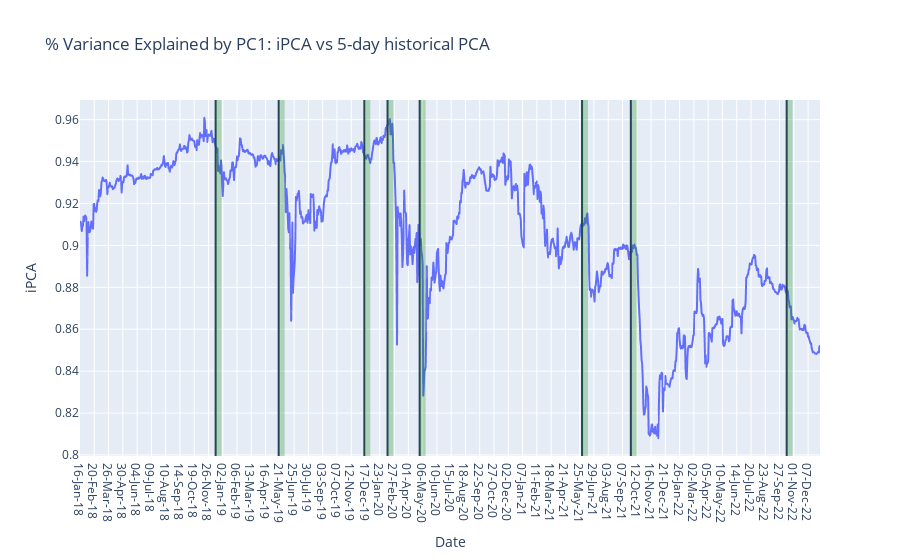

Source (notebook cell):
### Code cell
# Graphing Lines

# Strict Parameter Set

fig = px.line(df, x='Date', y= 'iPCA', title=f"% Variance Explained by PC1: iPCA vs {window}-day historical PCA")
iarr = find_regime_shifts(var, dates, 10, 20, 9)
for i in iarr:
    fig.add_vline(x=(i), line_width=2)
    fig.add_vrect(x0 = (i), x1 = (i+10), fillcolor="green", opacity=0.25, line_width=0)
# fig.add_vline(x=345)
fig.show()

# Loose Parameter Set

### Figure 1 — Plotly figure (JSON) as saved in the notebook; plotly's stock layout.template omitted (floating-point values rounded to 4 significant figures; data arrays with more than 128 entries replaced by an {"elided": "..."} marker saying what was removed)
{"data": [{"hovertemplate": "Date=%{x}<br>iPCA=%{y}<extra></extra>", "legendgroup": "", "line": {"color": "#636efa", "dash": "solid"}, "marker": {"symbol": "circle"}, "mode": "lines", "name": "", "showlegend": false, "type": "scattergl", "x": {"elided": "1245 str values"}, "xaxis": "x", "y": {"elided": "1245 float values"}, "yaxis": "y"}], "layout": {"legend": {"tracegroupgap": 0}, "shapes": [{"line": {"width": 2}, "type": "line", "x0": 228, "x1": 228, "xref": "x", "y0": 0, "y1": 1, "yref": "y domain"}, {"fillcolor": "green", "line": {"width": 0}, "opacity": 0.25, "type": "rect", "x0": 228, "x1": 238, "xref": "x", "y0": 0, "y1": 1, "yref": "y domain"}, {"line": {"width": 2}, "type": "line", "x0": 334, "x1": 334, "xref": "x", "y0": 0, "y1": 1, "yref": "y domain"}, {"fillcolor": "green", "line": {"width": 0}, "opacity": 0.25, "type": "rect", "x0": 334, "x1": 344, "xref": "x", "y0": 0, "y1": 1, "yref": "y domain"}, {"line": {"width": 2}, "type": "line", "x0": 478, "x1": 478, "xref": "x", "y0": 0, "y1": 1, "yref": "y domain"}, {"fillcolor": "green", "line": {"width": 0}, "opacity": 0.25, "type": "rect", "x0": 478, "x1": 488, "xref": "x", "y0": 0, "y1": 1, "yref": "y domain"}, {"line": {"width": 2}, "type": "line", "x0": 517, "x1": 517, "xref": "x", "y0": 0, "y1": 1, "yref": "y domain"}, {"fillcolor": "green", "line": {"width": 0}, "opacity": 0.25, "type": "rect", "x0": 517, "x1": 527, "xref": "x", "y0": 0, "y1": 1, "yref": "y domain"}, {"line": {"width": 2}, "type": "line", "x0": 571, "x1": 571, "xref": "x", "y0": 0, "y1": 1, "yref": "y domain"}, {"fillcolor": "green", "line": {"width": 0}, "opacity": 0.25, "type": "rect", "x0": 571, "x1": 581, "xref": "x", "y0": 0, "y1": 1, "yref": "y domain"}, {"line": {"width": 2}, "type": "line", "x0": 844, "x1": 844, "xref": "x", "y0": 0, "y1": 1, "yref": "y domain"}, {"fillcolor": "green", "line": {"width": 0}, "opacity": 0.25, "type": "rect", "x0": 844, "x1": 854, "xref": "x", "y0": 0, "y1": 1, "yref": "y domain"}, {"line": {"width": 2}, "type": "line", "x0": 926, "x1": 926, "xref": "x", "y0": 0, "y1": 1, "yref": "y domain"}, {"fillcolor": "green", "line": {"width": 0}, "opacity": 0.25, "type": "rect", "x0": 926, "x1": 936, "xref": "x", "y0": 0, "y1": 1, "yref": "y domain"}, {"line": {"width": 2}, "type": "line", "x0": 1188, "x1": 1188, "xref": "x", "y0": 0, "y1": 1, "yref": "y domain"}, {"fillcolor": "green", "line": {"width": 0}, "opacity": 0.25, "type": "rect", "x0": 1188, "x1": 1198, "xref": "x", "y0": 0, "y1": 1, "yref": "y domain"}], "title": {"text": "% Variance Explained by PC1: iPCA vs 5-day historical PCA"}, "xaxis": {"anchor": "y", "domain": [0, 1], "title": {"text": "Date"}}, "yaxis": {"anchor": "x", "domain": [0, 1], "title": {"text": "iPCA"}}}}
